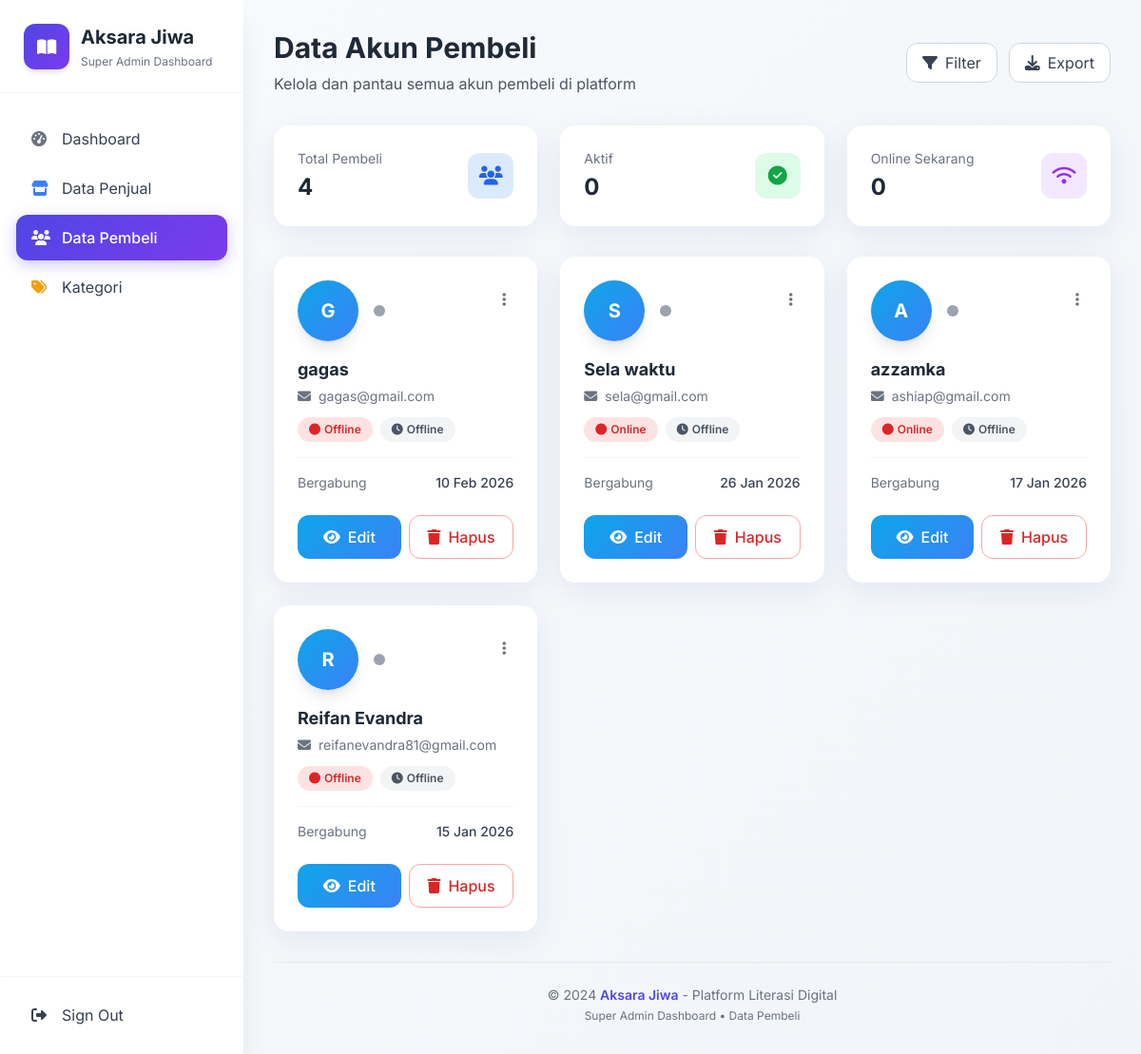
The app's page /superadmin/pembeli.php (signed in) with its own data.
### tables this page shows
CREATE TABLE `users` (
  `id_user` int(11) NOT NULL,
  `nik` char(16) NOT NULL,
  `nama` varchar(100) NOT NULL,
  `email` varchar(100) DEFAULT NULL,
  `image` varchar(255) NOT NULL,
  `password` varchar(255) NOT NULL,
  `role` enum('super_admin','penjual','pembeli') NOT NULL,
  `status` enum('online','offline','nonaktif') DEFAULT 'offline',
  `last_activity` datetime DEFAULT NULL,
  `created_at` timestamp NOT NULL DEFAULT current_timestamp(),
  `updated_at` timestamp NOT NULL DEFAULT current_timestamp() ON UPDATE current_timestamp(),
  `alamat` varchar(255) NOT NULL,
  `last_photo_update` datetime DEFAULT NULL,
  `reset_token` varchar(255) DEFAULT NULL,
  `reset_expired` datetime DEFAULT NULL,
  `norek` varchar(50) DEFAULT NULL,
  `nama_bank` varchar(50) DEFAULT NULL,
  `qris` varchar(255) DEFAULT NULL
);

### superadmin/pembeli.php (the view, shortened to what this page needs)
<?php
require '../auth/connection.php';
$pembeli = mysqli_query($conn, "
    SELECT * FROM users
    WHERE role='pembeli'
    ORDER BY id_user DESC
");
function getStatus($last_activity) {
    return ((time() - strtotime($last_activity)) <= 300) ? 'online' : 'offline';
}
?>
<!DOCTYPE html>
<html lang="id">
<head>
    <script src="https://cdn.tailwindcss.com"></script>
    <link rel="stylesheet" href="https://cdnjs.cloudflare.com/ajax/libs/font-awesome/6.4.0/css/all.min.css">
</head>
<body class="min-h-screen">
<div class="flex min-h-screen">
    <aside class="w-64 glass-card flex flex-col shadow-xl">
        <div class="p-6 border-b border-gray-100">
            <div class="flex items-center gap-3">
                <div class="w-12 h-12 gradient-primary text-white rounded-xl flex items-center justify-center shadow-md">
                    <i class="fas fa-book-open text-lg"></i>
                </div>
                <div>
                    <h1 class="font-bold text-xl text-gray-800">Aksara Jiwa</h1>
                    <p class="text-xs text-gray-500 mt-1">Super Admin Dashboard</p>
                </div>
            </div>
        </div>
        <nav class="flex-1 px-4 py-6 space-y-1">
            <a href="dashboard.php" class="flex items-center px-4 py-3 rounded-xl sidebar-link text-gray-700 hover:bg-indigo-50 hover-lift">
                <i class="fas fa-tachometer-alt w-5 mr-3 text-gray-500"></i>
                <span>Dashboard</span>
            </a>
            <a href="penjual.php" class="flex items-center px-4 py-3 rounded-xl sidebar-link text-gray-700 hover:bg-indigo-50 hover-lift">
                <i class="fas fa-store w-5 mr-3 text-blue-500"></i>
                <span>Data Penjual</span>
            </a>
            <a href="pembeli.php" class="flex items-center px-4 py-3 rounded-xl active-link hover-lift">
                <i class="fas fa-users w-5 mr-3"></i>
                <span class="font-medium">Data Pembeli</span>
            </a>
            <a href="kategori.php" class="flex items-center px-4 py-3 rounded-xl sidebar-link text-gray-700 hover:bg-indigo-50 hover-lift">
                <i class="fas fa-tags w-5 mr-3 text-amber-500"></i>
                <span>Kategori</span>
            </a>
        </nav>
        <div class="p-4 border-t border-gray-100">
            <a href="../auth/logout.php" class="flex items-center gap-3 px-4 py-3 rounded-xl text-gray-700 hover:bg-red-50 hover:text-red-600 transition-colors duration-200">
                <i class="fas fa-sign-out-alt w-5"></i>
                <span>Sign Out</span>
            </a>
        </div>
    </aside>
    <main class="flex-1 p-6 lg:p-8 overflow-y-auto">
        <div class="flex flex-col md:flex-row justify-between items-start md:items-center mb-8">
            <div>
                <h2 class="text-2xl lg:text-3xl font-bold text-gray-800 mb-2">Data Akun Pembeli</h2>
                <p class="text-gray-600">Kelola dan pantau semua akun pembeli di platform</p>
            </div>
            <div class="mt-4 md:mt-0 flex items-center gap-3">
                <button class="px-4 py-2 bg-white border border-gray-300 rounded-xl text-gray-700 hover:bg-gray-50 transition-colors flex items-center gap-2">
                    <i class="fas fa-filter"></i>
                    Filter
                </button>
                <button class="px-4 py-2 bg-white border border-gray-300 rounded-xl text-gray-700 hover:bg-gray-50 transition-colors flex items-center gap-2">
                    <i class="fas fa-download"></i>
                    Export
                </button>
            </div>
        </div>
        <?php
        $totalPembeli = mysqli_num_rows($pembeli);
        mysqli_data_seek($pembeli, 0);
        $aktifCount = 0;
        $onlineCount = 0;
        mysqli_data_seek($pembeli, 0);
        ?>
        <div class="grid grid-cols-1 md:grid-cols-3 gap-6 mb-8">
            <div class="glass-card rounded-2xl p-6 hover-lift">
                <div class="flex items-center justify-between">
                    <div>
                        <p class="text-sm text-gray-500 mb-1">Total Pembeli</p>
                        <p class="text-2xl font-bold text-gray-800"><?= $totalPembeli ?></p>
                    </div>
                    <div class="w-12 h-12 bg-blue-100 rounded-xl flex items-center justify-center">
                        <i class="fas fa-users text-blue-600 text-xl"></i>
                    </div>
                </div>
            </div>
            <div class="glass-card rounded-2xl p-6 hover-lift">
                <div class="flex items-center justify-between">
                    <div>
                        <p class="text-sm text-gray-500 mb-1">Aktif</p>
                        <p class="text-2xl font-bold text-gray-800"><?= $aktifCount ?></p>
                    </div>
                    <div class="w-12 h-12 bg-green-100 rounded-xl flex items-center justify-center">
                        <i class="fas fa-check-circle text-green-600 text-xl"></i>
                    </div>
                </div>
            </div>
            <div class="glass-card rounded-2xl p-6 hover-lift">
                <div class="flex items-center justify-between">
                    <div>
                        <p class="text-sm text-gray-500 mb-1">Online Sekarang</p>
                        <p class="text-2xl font-bold text-gray-800"><?= $onlineCount ?></p>
                    </div>
                    <div class="w-12 h-12 bg-purple-100 rounded-xl flex items-center justify-center">
                        <i class="fas fa-wifi text-purple-600 text-xl"></i>
                    </div>
                </div>
            </div>
        </div>
        <div class="grid grid-cols-1 md:grid-cols-2 lg:grid-cols-3 gap-6">
            <?php while ($row = mysqli_fetch_assoc($pembeli)) :
                $statusOnline = getStatus($row['last_activity']);
            ?>
            <div class="glass-card rounded-2xl p-6 hover-lift">
                <div class="flex items-start justify-between mb-4">
                    <div class="flex items-center gap-4">
                        <?php if ($row['image'] && file_exists('uploads/'.$row['image'])): ?>
                            <img src="uploads/<?= htmlspecialchars($row['image']) ?>"
                                 class="w-16 h-16 rounded-full object-cover border-4 border-white shadow-lg">
                        <?php else: ?>
                            <div class="w-16 h-16 gradient-accent rounded-full flex items-center justify-center shadow-lg">
                                <span class="text-white font-bold text-xl"><?= strtoupper($row['nama'][0]) ?></span>
                            </div>
                        <?php endif; ?>
                        <div class="relative">
                            <?php if ($statusOnline === 'online'): ?>
                                <span class="pulse-online"></span>
                            <?php else: ?>
                                <span class="w-3 h-3 bg-gray-400 rounded-full block"></span>
                            <?php endif; ?>
                        </div>
                    </div>
                    <div class="relative group">
                        <button class="p-2 rounded-lg hover:bg-gray-100 transition-colors">
                            <i class="fas fa-ellipsis-v text-gray-500"></i>
                        </button>
                    </div>
                </div>
                <h3 class="font-bold text-lg text-gray-800 mb-1 truncate"><?= htmlspecialchars($row['nama']) ?></h3>
                <p class="text-sm text-gray-500 mb-3 truncate">
                    <i class="fas fa-envelope mr-2"></i><?= htmlspecialchars($row['email']) ?>
                </p>
                <div class="flex flex-wrap gap-2 mb-4">
                    <span class="status-badge <?= $row['status'] === 'aktif' ? 'bg-green-100 text-green-600' : 'bg-red-100 text-red-600' ?>">
                        <i class="fas fa-circle text-xs"></i>
                        <?= ucfirst($row['status']) ?>
                    </span>
                    <span class="status-badge <?= $statusOnline === 'online' ? 'bg-blue-100 text-blue-600' : 'bg-gray-100 text-gray-600' ?>">
                        <?php if ($statusOnline === 'online'): ?>
                            <i class="fas fa-wifi text-xs"></i>
                        <?php else: ?>
                            <i class="fas fa-clock text-xs"></i>
                        <?php endif; ?>
                        <?= ucfirst($statusOnline) ?>
                    </span>
                </div>
                <?php if (!empty($row['created_at'])): ?>
                <div class="pt-4 border-t border-gray-100">
                    <div class="flex items-center justify-between text-sm">
                        <span class="text-gray-500">Bergabung</span>
                        <span class="font-medium text-gray-700"><?= date('d M Y', strtotime($row['created_at'])) ?></span>
                    </div>
                </div>
                <?php endif; ?>
                <div class="mt-6 flex gap-2">
                    <a href="editp.php?id=<?= $row['id_user'] ?>"
                       class="flex-1 gradient-accent text-white px-4 py-2.5 rounded-xl font-medium text-center hover:shadow-lg transition-shadow flex items-center justify-center gap-2">
                       <i class="fas fa-eye"></i>
                       <span>Edit</span>
                    </a>
                    <a href="?hapus=<?= $row['id_user'] ?>"
                       onclick="return confirm('Yakin hapus pembeli <?= htmlspecialchars($row['nama']) ?>?')"
                       class="flex-1 bg-white border border-red-300 text-red-600 px-4 py-2.5 rounded-xl font-medium text-center hover:bg-red-50 transition-colors flex items-center justify-center gap-2">
                       <i class="fas fa-trash"></i>
                       <span>Hapus</span>
                    </a>
                </div>
            </div>
            <?php endwhile; ?>
        </div>
        <div class="mt-8 pt-6 border-t border-gray-200 text-center">
            <p class="text-sm text-gray-500">
                © 2024 <span class="font-semibold text-indigo-600">Aksara Jiwa</span> - Platform Literasi Digital
                <br>
                <span class="text-xs mt-1 block">Super Admin Dashboard • Data Pembeli</span>
            </p>
        </div>
    </main>
</div>
</body>
</html>

### superadmin/pembeli.php (style rules this page uses)
* { font-family: 'Inter', sans-serif; }
body { background: linear-gradient(135deg, #f8fafc 0%, #f1f5f9 100%); min-height: 100vh; }
.glass-card { background: rgba(255, 255, 255, 0.95); backdrop-filter: blur(10px); border: 1px solid rgba(255, 255, 255, 0.2); box-shadow: 0 8px 32px rgba(31, 38, 135, 0.08); }
.gradient-primary { background: linear-gradient(135deg, #4f46e5 0%, #7c3aed 100%); }
.gradient-accent { background: linear-gradient(135deg, #0ea5e9 0%, #3b82f6 100%); }
.hover-lift { transition: all 0.3s ease; }
.sidebar-link { position: relative; overflow: hidden; }
.sidebar-link::after { content: ''; position: absolute; left: 0; bottom: 0; width: 0; height: 2px; background: linear-gradient(90deg, #4f46e5, #7c3aed); transition: width 0.3s ease; }
.active-link { background: linear-gradient(135deg, #4f46e5 0%, #7c3aed 100%); color: white; box-shadow: 0 4px 15px rgba(79, 70, 229, 0.3); }
.status-badge { padding: 0.25rem 0.75rem; border-radius: 9999px; font-size: 0.75rem; font-weight: 600; display: inline-flex; align-items: center; gap: 0.25rem; }

### records on screen
users: nama "G", nama "gagas", email "gagas@gmail.com", status "Offline", last_activity "Offline", created_at "10 Feb 2026"
users: nama "S", nama "Sela waktu", email "sela@gmail.com", status "Online", last_activity "Offline", created_at "26 Jan 2026"
users: nama "A", nama "azzamka", email "ashiap@gmail.com", status "Online", last_activity "Offline", created_at "17 Jan 2026"
users: nama "R", nama "Reifan Evandra", email "reifanevandra81@gmail.com", status "Offline", last_activity "Offline", created_at "15 Jan 2026"

### other values on screen
$totalPembeli "4"
$aktifCount "0"
$onlineCount "0"
